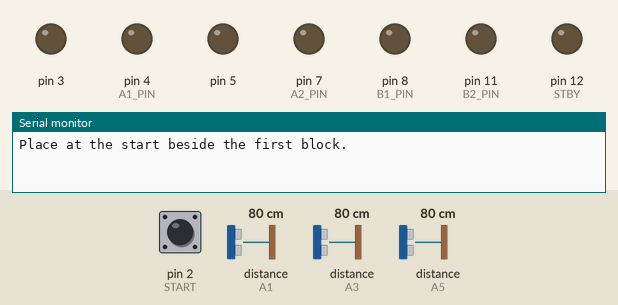
Recording of a sketch running on a simulated Arduino Uno, built with avr-gcc and run on an emulated ATmega328P. Shown: output pins drawn as LEDs (lit = HIGH), the last lines printed to the serial monitor. Wiring (inferred from the names in the program): 3 × ultrasonic range finder: trigger A0, echo A1 / trigger A2, echo A3 / trigger A4, echo A5. The inputs (shaded band) are chosen by the test bench; at power-on: pin 2 (START) HIGH, distance to the obstacle (sensors on A3, A1, A5) 80 cm. The echo pulse lasts 58.3 µs per cm; pins used as bus, display or sensor lines are not drawn.

Above: at 1.2 s.
1.3 s: pin 2 (START) pulled LOW for 0.15 s
At 2.0 s:
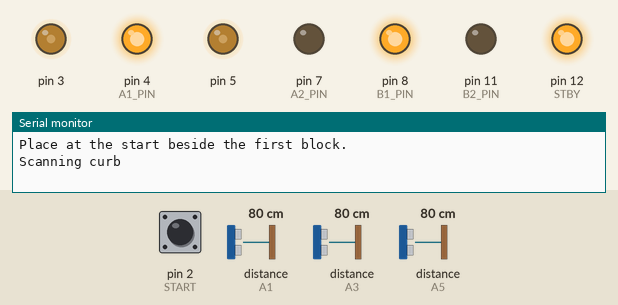
2.9 s: distance to the obstacle (sensor on A3) set to 18 cm
4.4 s: distance to the obstacle (sensor on A3) set to 14 cm
At 5.8 s:
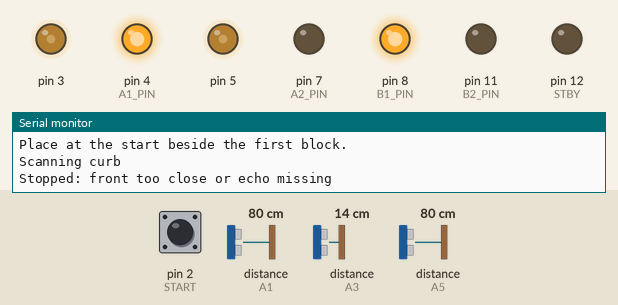
Timing chart, 0 to 7.4 s (numbered marks = the images above; inputs shaded):
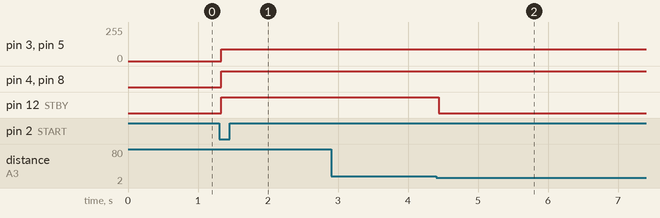

Measured:
- the behaviour switches between 17 and 16 cm on distance to the obstacle (sensor on A3) (found by bisection; images 1 and 2)
- after the input at 1.3 s, pin 3, pin 5: 0/255 → 90/255 at once; pin 4 (A1_PIN), pin 8 (B1_PIN), pin 12 (STBY): LOW → HIGH at once
- after the input at 2.9 s, every drawn part: stays the same
- after the input at 4.4 s, pin 12 (STBY): HIGH → LOW after 0.04 s instead of 5.9 s

The sketch:

automatic_self_parking.ino
```cpp
constexpr byte START = 2, PWMA = 3, PWMB = 5, STBY = 12;
constexpr byte A1_PIN = 4, A2_PIN = 7, B1_PIN = 8, B2_PIN = 11;
const byte triggerPins[] = {A0, A2, A4};
const byte echoPins[] = {A1, A3, A5};
constexpr byte SIDE = 0, FRONT = 1, REAR = 2;
constexpr int CURB_CM = 18, CLEAR_CM = 16;
constexpr unsigned long MIN_GAP_MS = 2100, SEARCH_LIMIT_MS = 9000;
constexpr unsigned long FIRST_ARC_MS = 1150, SECOND_ARC_MS = 1150, CENTER_MS = 600;
constexpr unsigned long GAP_CONFIRM_MS = 220;
enum Phase { IDLE, SCAN, ARC_IN, ARC_OUT, CENTER };
Phase phase = IDLE;
int range[3] = {-1,-1,-1};
bool sawCurb = false, gapOpen = false, waitingAtEdge = false, rawPressed = false, stablePressed = false;
unsigned long scanAt, gapAt, candidateAt, phaseAt, lastPing, buttonChangedAt;
byte nextSensor = 0;

void wheel(byte pin1, byte pin2, byte pwm, int speed) {
  digitalWrite(pin1, speed > 0);
  digitalWrite(pin2, speed < 0);
  analogWrite(pwm, abs(speed));
}
void drive(int left, int right) {
  wheel(A1_PIN, A2_PIN, PWMA, left);
  wheel(B1_PIN, B2_PIN, PWMB, right);
  digitalWrite(STBY, HIGH);
}
void stop(const __FlashStringHelper* message) {
  digitalWrite(STBY, LOW);
  phase = IDLE;
  Serial.println(message);
}
int measure(byte sensor) {
  digitalWrite(triggerPins[sensor], HIGH);
  delayMicroseconds(10);
  digitalWrite(triggerPins[sensor], LOW);
  const unsigned long duration = pulseIn(echoPins[sensor], HIGH, 13000);
  return duration ? duration / 58 : -1;
}
void enter(Phase next, unsigned long now, const __FlashStringHelper* message) {
  phase = next;
  phaseAt = now;
  Serial.println(message);
}
void setup() {
  Serial.begin(115200);
  pinMode(START, INPUT_PULLUP);
  const byte outputs[] = {PWMA,PWMB,STBY,A1_PIN,A2_PIN,B1_PIN,B2_PIN};
  for (byte pin : outputs) pinMode(pin, OUTPUT);
  for (byte i = 0; i < 3; i++) {
    pinMode(triggerPins[i], OUTPUT);
    pinMode(echoPins[i], INPUT);
  }
  rawPressed = stablePressed = digitalRead(START) == LOW;
  stop(F("Place at the start beside the first block."));
}
void loop() {
  const bool pressed = digitalRead(START) == LOW;
  unsigned long now = millis();
  if (pressed != rawPressed) {
    rawPressed = pressed;
    buttonChangedAt = now;
  }
  bool freshPress = false;
  if (rawPressed != stablePressed && now - buttonChangedAt >= 35) {
    stablePressed = rawPressed;
    freshPress = stablePressed;
  }
  if (freshPress && phase != IDLE) { stop(F("Stopped by button")); return; }
  bool newSide = false;
  if (now - lastPing >= 60) {
    lastPing = now;
    range[nextSensor] = measure(nextSensor);
    newSide = nextSensor == SIDE;
    nextSensor = (nextSensor + 1) % 3;
    now = millis();
  }
  if (phase == IDLE) {
    if (!freshPress) return;
    sawCurb = gapOpen = waitingAtEdge = false;
    scanAt = now;
    enter(SCAN, now, F("Scanning curb"));
  }
  if (phase == SCAN) {
    if (range[FRONT] < CLEAR_CM) { stop(F("Stopped: front too close or echo missing")); return; }
    if (now - scanAt >= SEARCH_LIMIT_MS) { stop(F("No usable gap")); return; }
    if (newSide) {
      const bool curb = range[SIDE] >= 0 && range[SIDE] <= CURB_CM;
      if (curb && gapOpen) {
        const unsigned long widthMs = now - gapAt;
        gapOpen = waitingAtEdge = false;
        if (widthMs >= MIN_GAP_MS) enter(ARC_IN, now, F("Gap accepted: reverse first arc"));
        else { stop(F("Gap rejected: too short")); return; }
      } else if (curb) {
        sawCurb = true;
        waitingAtEdge = false;
      } else if (sawCurb && !gapOpen) {
        if (!waitingAtEdge) { waitingAtEdge = true; candidateAt = now; }
        if (now - candidateAt >= GAP_CONFIRM_MS) { gapOpen = true; gapAt = candidateAt; }
      }
    }
    if (phase == SCAN) { drive(90,90); return; }
  }
  if (range[REAR] < CLEAR_CM) { stop(F("Stopped: rear too close or echo missing")); return; }
  if (phase == ARC_IN && now - phaseAt >= FIRST_ARC_MS) enter(ARC_OUT, now, F("Countersteer"));
  if (phase == ARC_OUT && now - phaseAt >= SECOND_ARC_MS) enter(CENTER, now, F("Center in bay"));
  if (phase == CENTER && now - phaseAt >= CENTER_MS) { stop(F("Parked")); return; }
  if (phase == ARC_IN) drive(-112,-78);
  else if (phase == ARC_OUT) drive(-78,-112);
  else drive(-84,-84);
}
```
